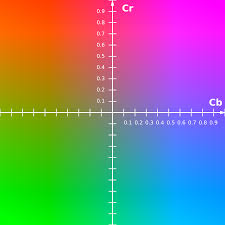
#> input picture hsv-filtering/images.jpeg, 225 x 225 px, given in place of 1.mp4, which was not available
$ python robot.py
#> lines starting #> are read from the running program, lines starting #| are printed output that depends on the picture
import cv2
import numpy as np
import os
import time
from utils.segment import segment_test

def mouse_callback(event, x, y, flags, param):
    global point_list, count, img_original


    # 마우스 왼쪽 버튼 누를 때마다 좌표를 리스트에 저장
    if event == cv2.EVENT_LBUTTONDOWN:
        print("(%d, %d)" % (x, y))
        point_list.append([x, y])

        print(point_list)
        cv2.circle(img_original, (x, y), 3, (0, 0, 255), -1)

IMG_RESIZE = (256, 256)
point_list = []
count = 0


#cap = cv2.VideoCapture(0)
cap = cv2.VideoCapture('1.mp4')

if (cap.isOpened()== False):
    print("Error opening video stream or file")
cap.set(cv2.CAP_PROP_POS_MSEC,12*60*1000)

cv2.namedWindow('original')
cv2.setMouseCallback('original', mouse_callback)
ret, img_original = cap.read()
#> img_original is the input picture: shape (225, 225, 3); mean B, G, R 129.3, 129.8, 129.3
img_original = cv2.resize(img_original, (IMG_RESIZE[0], IMG_RESIZE[1]))
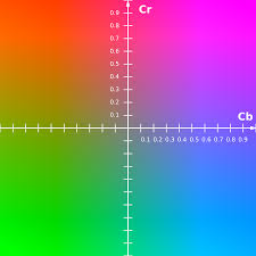
#> img_original: shape (256, 256, 3); mean B, G, R 129.2, 129.7, 129.2

while(cap.isOpened()):
    ret, img_original = cap.read()
    img_original = cv2.resize(img_original, (IMG_RESIZE[0], IMG_RESIZE[1]))
    cv2.imshow('original', img_original)
    height, weight = img_original.shape[:2]
#> height = 256; weight = 256


    if cv2.waitKey(1)&0xFF == 27:
#> (key Esc is pressed here)
        break

temp = np.zeros(img_original.shape, dtype=np.uint8)
pts = np.array(point_list, np.int32)
#> (the run stopped early here; a loop or call above may not have finished)

$ run again, on hsv-filtering/2019-05-15 16:34:40:cam2.jpg
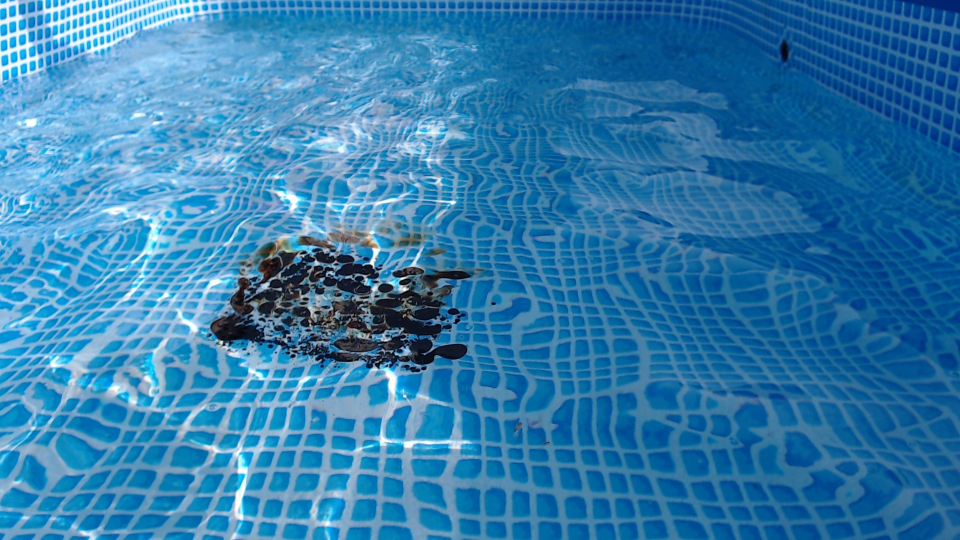
#> input picture hsv-filtering/2019-05-15 16:34:40:cam2.jpg, 1920 x 1080 px, given in place of 1.mp4, which was not available (shown at 1/2 size)
#> img_original is the input picture: shape (1080, 1920, 3); mean B, G, R 172.7, 124.7, 50.6
#> `img_original = cv2.resize(img_original, (IMG_RESIZE[0], IMG_RESIZE[1]))`:
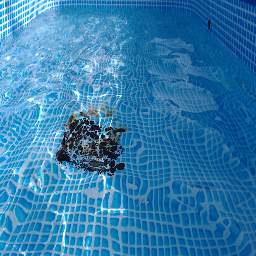
#> img_original: shape (256, 256, 3); mean B, G, R 172.6, 124.6, 50.5

$ run again, on hsv-filtering/2019-06-13 11:43:27:cam1.jpg
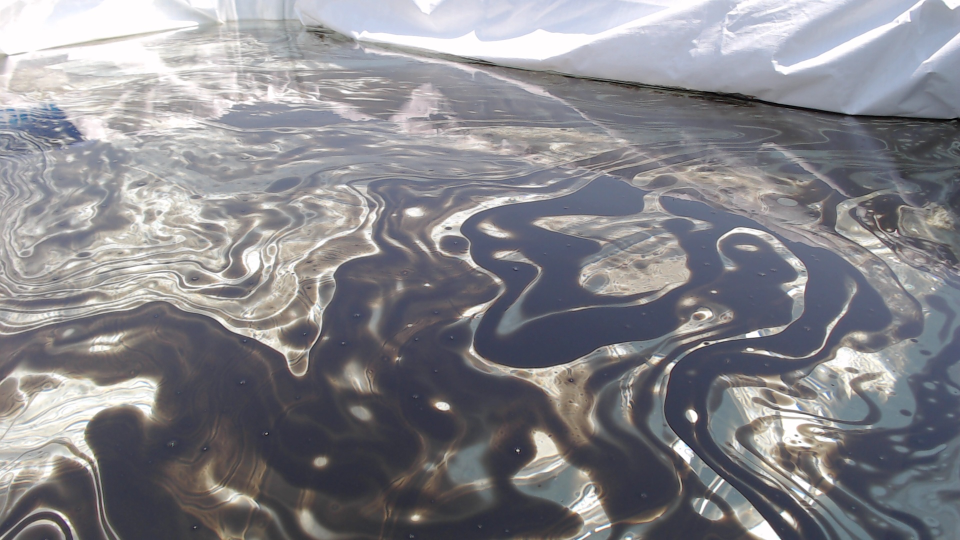
#> input picture hsv-filtering/2019-06-13 11:43:27:cam1.jpg, 1920 x 1080 px, given in place of 1.mp4, which was not available (shown at 1/2 size)
#> img_original is the input picture: shape (1080, 1920, 3); mean B, G, R 138.9, 133.7, 134.3
#> `img_original = cv2.resize(img_original, (IMG_RESIZE[0], IMG_RESIZE[1]))`:
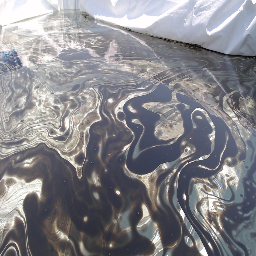
#> img_original: shape (256, 256, 3); mean B, G, R 138.8, 133.6, 134.3
